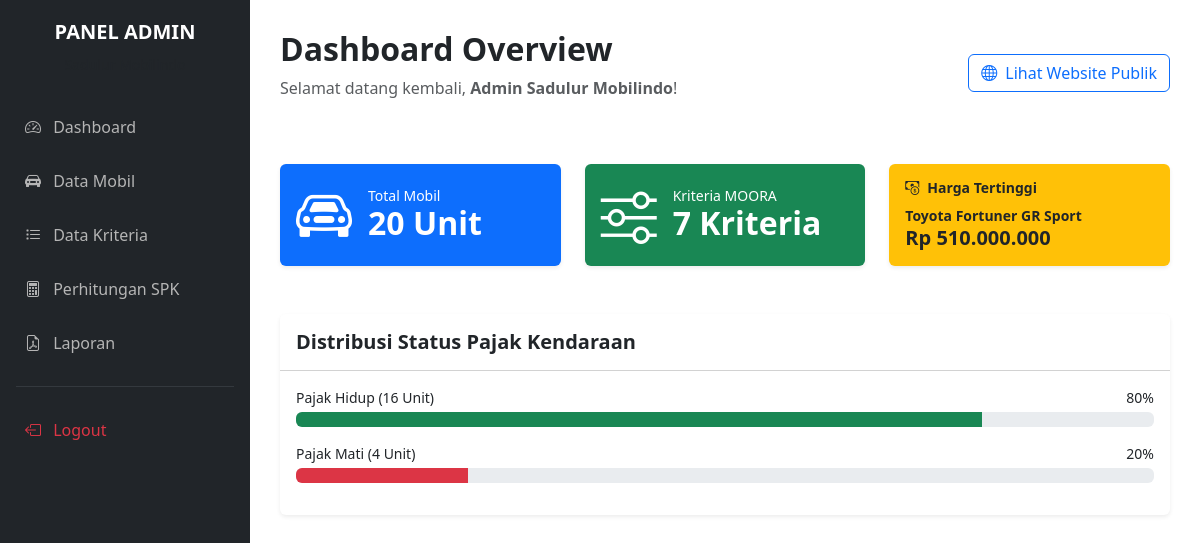
/admin/index.php (signed in), run on an earlier commit of the app's database.
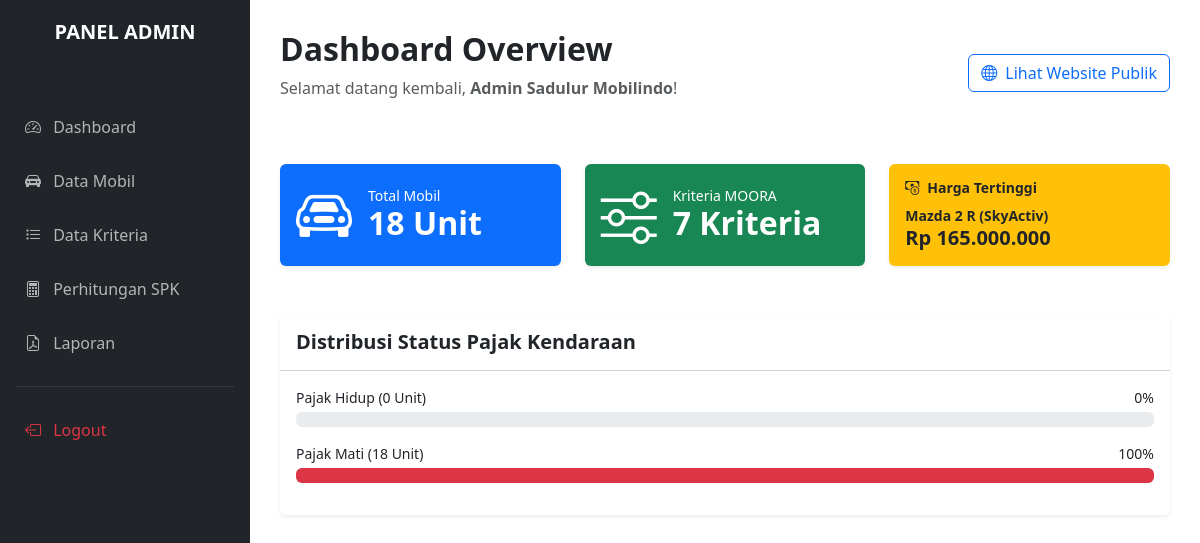
And on a later commit of the database.
### tables this page shows
CREATE TABLE `tb_alternatif` (
  `id_mobil` int(11) NOT NULL,
  `nama_mobil` varchar(100) NOT NULL,
  `merek` varchar(50) NOT NULL,
  `harga_asli` bigint(20) DEFAULT NULL,
  `tahun` int(11) DEFAULT NULL,
  `jarak_tempuh` int(11) DEFAULT NULL,
  `pajak_kendaraan` varchar(50) DEFAULT NULL,
  `deskripsi` text NOT NULL,
  `foto_mobil` varchar(255) NOT NULL
);

### config/functions.php (called while the page is built, shortened)
<?php
require 'koneksi.php';
function query($query) {
    global $conn;
    $result = mysqli_query($conn, $query);
    $rows = [];
    while ($row = mysqli_fetch_assoc($result)) {
        $rows[] = $row;
    }
    return $rows;
}
?>

### admin/index.php (the view, shortened to what this page needs)
<?php
include 'header.php';
$mobil = query("SELECT * FROM tb_alternatif");
$jml_mobil = count($mobil);
$total = ($jml_mobil > 0) ? $jml_mobil : 1;
if ($_SESSION['role'] === 'admin') {
    $kriteria = query("SELECT * FROM tb_kriteria");
    $jml_kriteria = count($kriteria);
    $result_mahal = mysqli_query($conn, "SELECT * FROM tb_alternatif ORDER BY harga_asli DESC LIMIT 1");
    $mobil_mahal = mysqli_fetch_assoc($result_mahal);
} else {
    $result_rata = mysqli_query($conn, "SELECT AVG(harga_asli) as rata_rata FROM tb_alternatif");
    $row_rata = mysqli_fetch_assoc($result_rata);
    $rata_rata_harga = $row_rata['rata_rata'] ?? 0;
    $tahun_sekarang = date('Y');
}
?>
<div class="d-flex justify-content-between align-items-center mb-5">
    <div>
        <h2 class="fw-bold">Dashboard Overview</h2>
        <p class="text-muted">Selamat datang kembali, <strong><?= $_SESSION['nama_admin']; ?></strong>!</p>
    </div>
    <a href="../index.php" target="_blank" class="btn btn-outline-primary">
        <i class="bi bi-globe me-1"></i> Lihat Website Publik
    </a>
</div>
<div class="row g-4 mb-5">
    <div class="col-md-4">
        <div class="card bg-primary text-white h-100 border-0 shadow-sm">
            <div class="card-body d-flex align-items-center">
                <div class="display-4 me-3"><i class="bi bi-car-front"></i></div>
                <div>
                    <h5 class="mb-0 small">Total Mobil</h5>
                    <h2 class="fw-bold mb-0"><?= $jml_mobil; ?> Unit</h2>
                </div>
            </div>
        </div>
    </div>
    <?php if ($_SESSION['role'] === 'admin') : ?>
    <div class="col-md-4">
        <div class="card bg-success text-white h-100 border-0 shadow-sm">
            <div class="card-body d-flex align-items-center">
                <div class="display-4 me-3"><i class="bi bi-sliders"></i></div>
                <div>
                    <h5 class="mb-0 small">Kriteria MOORA</h5>
                    <h2 class="fw-bold mb-0"><?= $jml_kriteria; ?> Kriteria</h2>
                </div>
            </div>
        </div>
    </div>
    <div class="col-md-4">
        <div class="card bg-warning text-dark h-100 border-0 shadow-sm">
            <div class="card-body">
                <h5 class="card-title small fw-bold"><i class="bi bi-cash-coin me-2"></i>Harga Tertinggi</h5>
                <?php if($mobil_mahal) : ?>
                    <p class="fw-bold mb-0 small"><?= $mobil_mahal['nama_mobil']; ?></p>
                    <p class="mb-0 h5 fw-bold">Rp <?= number_format($mobil_mahal['harga_asli'], 0, ',', '.'); ?></p>
                <?php else : ?>
                    <p class="mb-0 small">- Belum ada data -</p>
                <?php endif; ?>
            </div>
        </div>
    </div>
    <?php endif; ?>
</div>
<div class="card shadow-sm border-0">
    <div class="card-header bg-white py-3">
        <h5 class="mb-0 fw-bold">
            <?= ($_SESSION['role'] === 'admin') ? 'Distribusi Status Pajak Kendaraan' : 'Distribusi Merek Mobil'; ?>
        </h5>
    </div>
    <div class="card-body">
        <?php if ($_SESSION['role'] === 'admin') : ?>
            <?php
                $hidup = 0; $mati = 0;
                foreach($mobil as $m) {
                    if($m['pajak_kendaraan'] == 'Hidup') $hidup++;
                    else $mati++;
                }
                $persen_hidup = ($hidup / $total) * 100;
                $persen_mati = ($mati / $total) * 100;
            ?>
            <div class="mb-3">
                <div class="d-flex justify-content-between mb-1 small">
                    <span>Pajak Hidup (<?= $hidup; ?> Unit)</span>
                    <span><?= round($persen_hidup); ?>%</span>
                </div>
                <div class="progress" style="height: 15px;"><div class="progress-bar bg-success" style="width: <?= $persen_hidup; ?>%"></div></div>
            </div>
            <div class="mb-3">
                <div class="d-flex justify-content-between mb-1 small">
                    <span>Pajak Mati (<?= $mati; ?> Unit)</span>
                    <span><?= round($persen_mati); ?>%</span>
                </div>
                <div class="progress" style="height: 15px;"><div class="progress-bar bg-danger" style="width: <?= $persen_mati; ?>%"></div></div>
            </div>
        <?php endif; ?>
    </div>
</div>
<?php include 'footer.php'; ?>

### admin/header.php (shortened to what this page needs)
<?php
require_once '../config/functions.php';
?>
<!DOCTYPE html>
<html lang="id">
<head>
    <link href="https://cdn.jsdelivr.net/npm/bootstrap@5.3.0/dist/css/bootstrap.min.css" rel="stylesheet">
    <link rel="stylesheet" href="https://cdn.jsdelivr.net/npm/bootstrap-icons@1.10.0/font/bootstrap-icons.css">
</head>
<body>
<div class="sidebar">
    <div class="text-center mb-4">
        <h5 class="text-white fw-bold">PANEL <?= strtoupper($_SESSION['role']); ?></h5>
        <small class="text-muted">Sadulur Mobilindo</small>
    </div>
    <a href="index.php"><i class="bi bi-speedometer2 me-2"></i> Dashboard</a>
    <a href="data_mobil.php"><i class="bi bi-car-front-fill me-2"></i> Data Mobil</a>
    <a href="data_kriteria.php"><i class="bi bi-list-task me-2"></i> Data Kriteria</a>
    <a href="hitung_spk.php"><i class="bi bi-calculator me-2"></i> Perhitungan SPK</a>
    <a href="laporan_cetak.php"><i class="bi bi-file-earmark-pdf me-2"></i> Laporan</a>
    <hr class="border-secondary mx-3">
    <a href="logout.php" class="text-danger"><i class="bi bi-box-arrow-left me-2"></i> Logout</a>
</div>
<div class="main-content">

### admin/footer.php
</div> <script src="https://cdn.jsdelivr.net/npm/bootstrap@5.3.0/dist/js/bootstrap.bundle.min.js"></script>
</body>
</html>

### admin/header.php (style rules this page uses)
.sidebar { height: 100vh; position: fixed; top: 0; left: 0; width: 250px; background-color: #212529; padding-top: 20px; z-index: 999; }
.sidebar a { padding: 15px 25px; text-decoration: none; font-size: 16px; color: #b5b5b5; display: block; transition: 0.3s; }
.main-content { margin-left: 250px; padding: 30px; }

What changed in the data, as far as the page shows it:
removed tb_alternatif: nama_mobil "Toyota Fortuner GR Sport", harga_asli "510.000.000"
now on this page (row edited): tb_alternatif: nama_mobil "Mazda 2 R (SkyActiv)", harga_asli "165.000.000"
Also different on the page:
$jml_mobil: "20" → "18"
$hidup: "16" → "0"
$persen_hidup: "80" → "0"
$mati: "4" → "18"
$persen_mati: "20" → "100"
$persen_mati: 20 → 100 (drawn)
